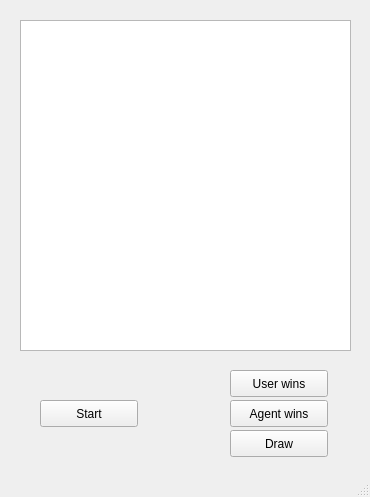
<?xml version="1.0" encoding="UTF-8"?>
<ui version="4.0">
 <class>Interface</class>
 <widget class="QMainWindow" name="Interface">
  <property name="geometry">
   <rect>
    <x>0</x>
    <y>0</y>
    <width>370</width>
    <height>497</height>
   </rect>
  </property>
  <property name="windowTitle">
   <string>Interface</string>
  </property>
  <widget class="QWidget" name="centralwidget">
   <widget class="QPushButton" name="startButton">
    <property name="geometry">
     <rect>
      <x>40</x>
      <y>400</y>
      <width>98</width>
      <height>27</height>
     </rect>
    </property>
    <property name="text">
     <string>Start</string>
    </property>
   </widget>
   <widget class="QPushButton" name="userButton">
    <property name="geometry">
     <rect>
      <x>230</x>
      <y>370</y>
      <width>98</width>
      <height>27</height>
     </rect>
    </property>
    <property name="text">
     <string>User wins</string>
    </property>
   </widget>
   <widget class="QPushButton" name="agentButton">
    <property name="geometry">
     <rect>
      <x>230</x>
      <y>400</y>
      <width>98</width>
      <height>27</height>
     </rect>
    </property>
    <property name="text">
     <string>Agent wins</string>
    </property>
   </widget>
   <widget class="QPushButton" name="drawButton">
    <property name="geometry">
     <rect>
      <x>230</x>
      <y>430</y>
      <width>98</width>
      <height>27</height>
     </rect>
    </property>
    <property name="text">
     <string>Draw</string>
    </property>
   </widget>
   <widget class="QGraphicsView" name="boardView">
    <property name="geometry">
     <rect>
      <x>20</x>
      <y>20</y>
      <width>331</width>
      <height>331</height>
     </rect>
    </property>
   </widget>
  </widget>
  <widget class="QStatusBar" name="statusbar"/>
 </widget>
 <resources/>
 <connections/>
</ui>
